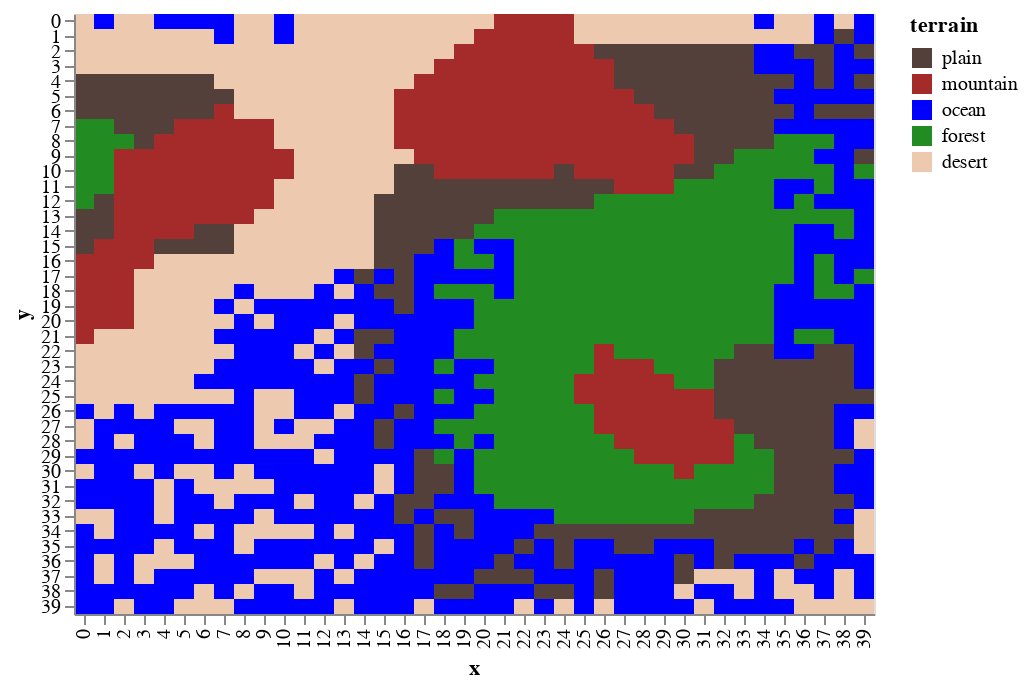

The code cell stored with this chart in its notebook:
### Markdown cell above
The amount of rainfal in the world determines if the area will become a forest or a desert. This can be set from the `landscape` parameters.

### Code cell
world.df_features['terrain'] = world.df_features.apply(lambda x: w.set_ecology(x,landscape),axis =1 )
draw.drawterrainadvanced(world.df_features)

### Figure 1 — Vega-Lite specification as saved in the notebook (floating-point values rounded to 4 significant figures; data arrays with more than 128 entries replaced by an {"elided": "..."} marker saying what was removed)
{"$schema": "https://vega.github.io/schema/vega-lite/v2.6.0.json", "config": {"view": {"height": 300, "width": 400}}, "data": {"name": "data-43944fe1acd96cfb94a4ad24d0588af4"}, "datasets": {"data-43944fe1acd96cfb94a4ad24d0588af4": {"elided": "1600 records"}}, "encoding": {"color": {"field": "terrain", "scale": {"domain": ["plain", "mountain", "ocean", "forest", "desert"], "range": ["#53403B", "brown", "blue", "#228b22", "#edc9af"]}, "type": "nominal"}, "x": {"field": "x", "type": "ordinal"}, "y": {"field": "y", "type": "ordinal"}}, "mark": "rect"}
